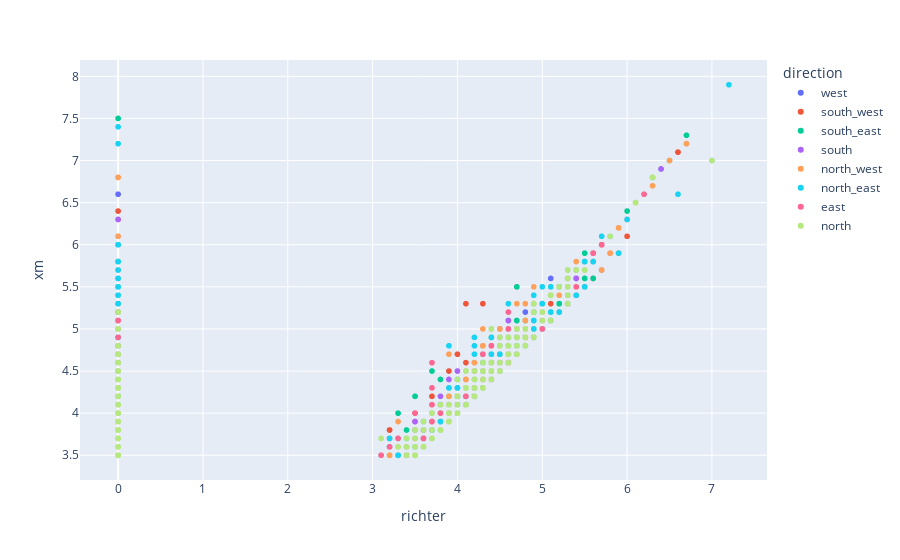

Source (notebook cell):
### Code cell
import plotly.express as px
px.scatter(df, x='richter',y='xm', color="direction")

### Figure 1 — Plotly figure (JSON) as saved in the notebook; plotly's stock layout.template omitted (floating-point values rounded to 4 significant figures; data arrays with more than 128 entries replaced by an {"elided": "..."} marker saying what was removed)
{"data": [{"hovertemplate": "direction=west<br>richter=%{x}<br>xm=%{y}<extra></extra>", "legendgroup": "west", "marker": {"color": "#636efa", "symbol": "circle"}, "mode": "markers", "name": "west", "showlegend": true, "type": "scattergl", "x": {"elided": "497 float values"}, "xaxis": "x", "y": {"elided": "497 float values"}, "yaxis": "y"}, {"hovertemplate": "direction=south_west<br>richter=%{x}<br>xm=%{y}<extra></extra>", "legendgroup": "south_west", "marker": {"color": "#EF553B", "symbol": "circle"}, "mode": "markers", "name": "south_west", "showlegend": true, "type": "scattergl", "x": {"elided": "2011 float values"}, "xaxis": "x", "y": {"elided": "2011 float values"}, "yaxis": "y"}, {"hovertemplate": "direction=south_east<br>richter=%{x}<br>xm=%{y}<extra></extra>", "legendgroup": "south_east", "marker": {"color": "#00cc96", "symbol": "circle"}, "mode": "markers", "name": "south_east", "showlegend": true, "type": "scattergl", "x": {"elided": "1917 float values"}, "xaxis": "x", "y": {"elided": "1917 float values"}, "yaxis": "y"}, {"hovertemplate": "direction=south<br>richter=%{x}<br>xm=%{y}<extra></extra>", "legendgroup": "south", "marker": {"color": "#ab63fa", "symbol": "circle"}, "mode": "markers", "name": "south", "showlegend": true, "type": "scattergl", "x": {"elided": "605 float values"}, "xaxis": "x", "y": {"elided": "605 float values"}, "yaxis": "y"}, {"hovertemplate": "direction=north_west<br>richter=%{x}<br>xm=%{y}<extra></extra>", "legendgroup": "north_west", "marker": {"color": "#FFA15A", "symbol": "circle"}, "mode": "markers", "name": "north_west", "showlegend": true, "type": "scattergl", "x": {"elided": "2019 float values"}, "xaxis": "x", "y": {"elided": "2019 float values"}, "yaxis": "y"}, {"hovertemplate": "direction=north_east<br>richter=%{x}<br>xm=%{y}<extra></extra>", "legendgroup": "north_east", "marker": {"color": "#19d3f3", "symbol": "circle"}, "mode": "markers", "name": "north_east", "showlegend": true, "type": "scattergl", "x": {"elided": "1901 float values"}, "xaxis": "x", "y": {"elided": "1901 float values"}, "yaxis": "y"}, {"hovertemplate": "direction=east<br>richter=%{x}<br>xm=%{y}<extra></extra>", "legendgroup": "east", "marker": {"color": "#FF6692", "symbol": "circle"}, "mode": "markers", "name": "east", "showlegend": true, "type": "scattergl", "x": {"elided": "536 float values"}, "xaxis": "x", "y": {"elided": "536 float values"}, "yaxis": "y"}, {"hovertemplate": "direction=north<br>richter=%{x}<br>xm=%{y}<extra></extra>", "legendgroup": "north", "marker": {"color": "#B6E880", "symbol": "circle"}, "mode": "markers", "name": "north", "showlegend": true, "type": "scattergl", "x": {"elided": "576 float values"}, "xaxis": "x", "y": {"elided": "576 float values"}, "yaxis": "y"}], "layout": {"legend": {"title": {"text": "direction"}, "tracegroupgap": 0}, "margin": {"t": 60}, "xaxis": {"anchor": "y", "domain": [0, 1], "title": {"text": "richter"}}, "yaxis": {"anchor": "x", "domain": [0, 1], "title": {"text": "xm"}}}}
